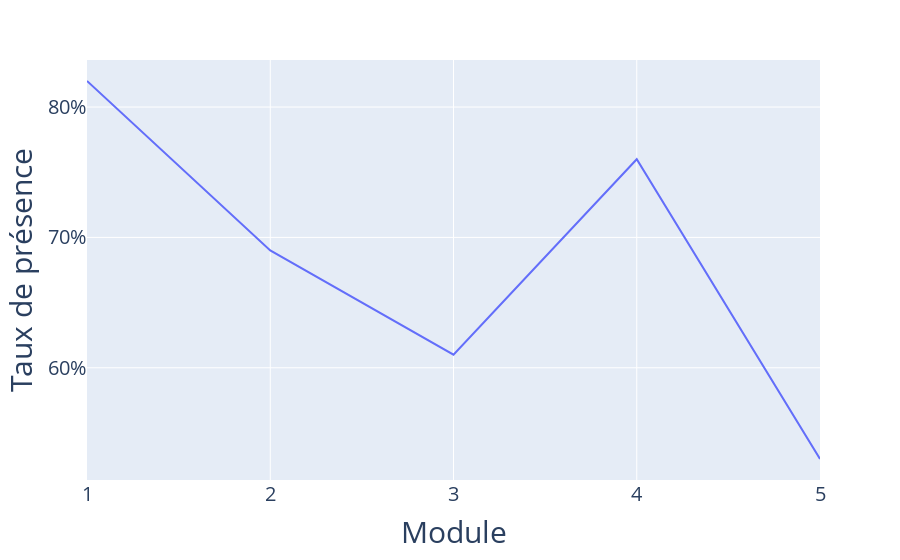

The cell this chart's notebook holds for it:
### Code cell
df_data_module = pd.DataFrame(data_module)
df_data_module["tx_presence_module"] = df_data_module["tx_presence_module"] * 100
fig = px.line(data_frame=df_data_module, x="module", y="tx_presence_module", labels = {"tx_presence_module": "Taux de présence", "module": "Module"})
fig.update_layout(
    xaxis = dict(
        tickmode = 'linear',
        tick0 = 1,
        dtick = 1
    ),
    yaxis = dict(
        tickmode = 'linear',
        tick0 = 50,
        dtick = 10 
    ), 
    yaxis_ticksuffix = "%"
)
fig.update_xaxes(tickfont_size=20, title_font_size=30)
fig.update_yaxes(tickfont_size=20, title_font_size=30)
fig.show()

### Figure 1 — Plotly figure (JSON) as saved in the notebook; plotly's stock layout.template omitted (floating-point values rounded to 4 significant figures)
{"data": [{"hovertemplate": "Module=%{x}<br>Taux de présence=%{y}<extra></extra>", "legendgroup": "", "line": {"color": "#636efa", "dash": "solid"}, "marker": {"symbol": "circle"}, "mode": "lines", "name": "", "orientation": "v", "showlegend": false, "type": "scatter", "x": [1, 2, 3, 4, 5], "xaxis": "x", "y": [82, 69, 61, 76, 53], "yaxis": "y"}], "layout": {"legend": {"tracegroupgap": 0}, "margin": {"t": 60}, "xaxis": {"anchor": "y", "domain": [0, 1], "dtick": 1, "tick0": 1, "tickfont": {"size": 20}, "tickmode": "linear", "title": {"font": {"size": 30}, "text": "Module"}}, "yaxis": {"anchor": "x", "domain": [0, 1], "dtick": 10, "tick0": 50, "tickfont": {"size": 20}, "tickmode": "linear", "ticksuffix": "%", "title": {"font": {"size": 30}, "text": "Taux de présence"}}}}
